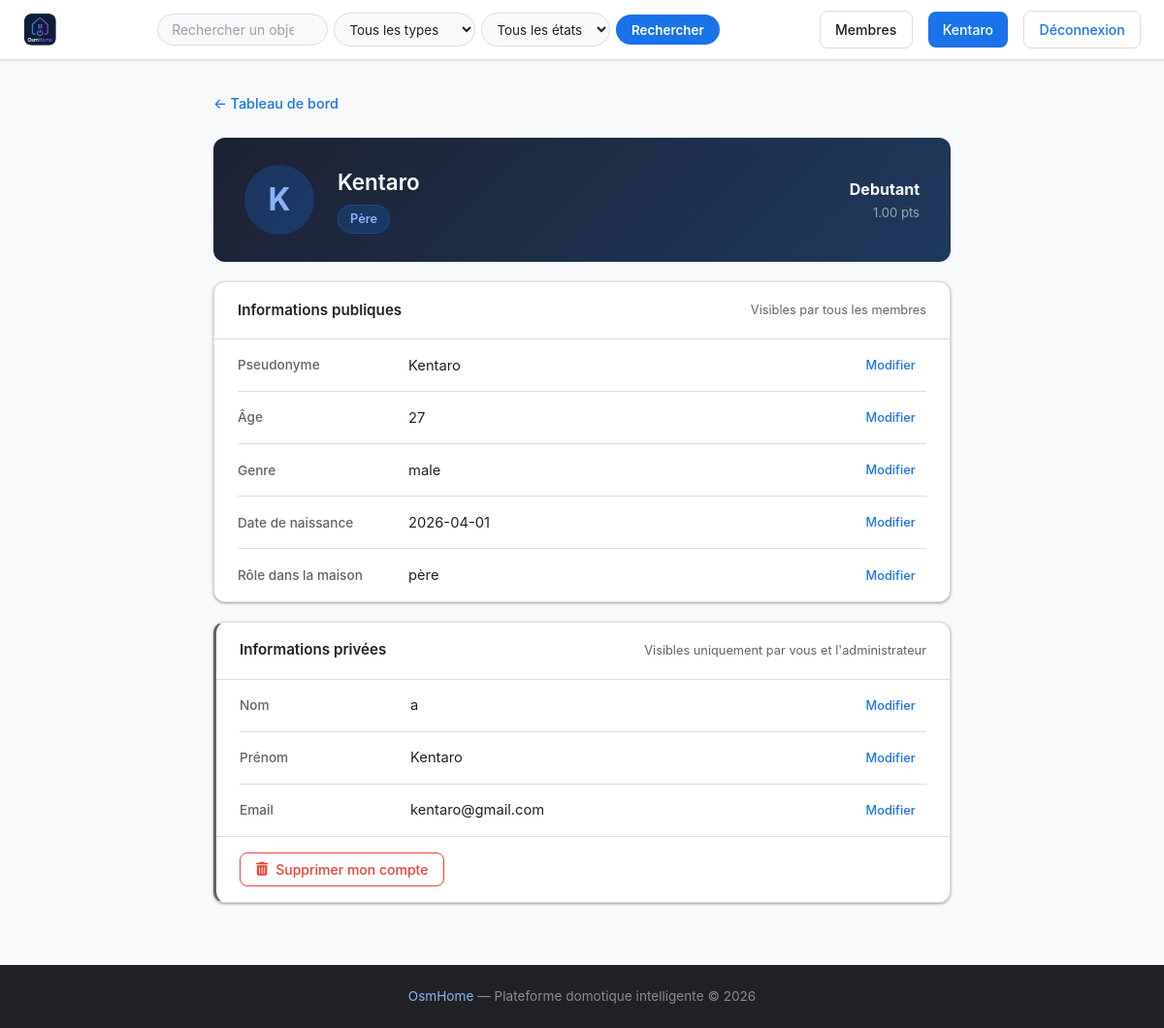
Screenshot of /profile (signed in) with the database file from the repository.
### tables this page shows
CREATE TABLE users (
            id INTEGER PRIMARY KEY AUTOINCREMENT,
            username TEXT UNIQUE NOT NULL,
            password TEXT NOT NULL,
            lastname TEXT,
            firstname TEXT,
            age INTEGER,
            gender TEXT,
            birthdate TEXT,
            member_type TEXT,
            photo TEXT,
            level TEXT DEFAULT 'debutant',
            points REAL DEFAULT 0,
            email TEXT,
            email_verified INTEGER DEFAULT 0,
            role TEXT DEFAULT 'simple'
        );

### main.py (the view)
@app.route('/profile')
def profil():
    if 'username' not in flask.session:
        return flask.redirect('/login')
    user_data = utils.getUser(flask.session['username'])
    return flask.render_template('profile.html', user=flask.session.get('username'), user_data=user_data)

### main.py (called while the page is built)
@app.context_processor
def inject_types():
    try:
        return {'types': utils.getTypes()}
    except:
        return {'types': []}

### utils.py (called while the page is built)
def openDB() -> sqlite3.Connection:
    if 'db' not in flask.g:
        flask.g.db = sqlite3.connect(BASE)
        flask.g.db.row_factory = sqlite3.Row
    return flask.g.db

def closeDB(_ = None):
    db = flask.g.pop("db", None)
    if db is not None:
        db.close()

def getUser(username: str):
    db = openDB()
    return db.execute(
        'SELECT * FROM users WHERE username = ?',
        (username,)
    ).fetchone()

def getTypes() -> list:
    db = openDB()
    rows = db.execute('SELECT DISTINCT type FROM devices ORDER BY type').fetchall()
    return [row['type'] for row in rows]

### templates/profile.html (shortened to what this page needs)
{% extends 'base.html' %}
{% block content %}
<div class="profile-page">
    <div class="profile-back">
        <a href="/dashboard">← Tableau de bord</a>
    </div>
    <div class="profile-layout-main">
        <div class="profile-id-card">
            <div class="profile-avatar-lg">{{ user_data['username'][0] | upper }}</div>
            <div class="profile-id-info">
                <h2 class="profile-username">{{ user_data['username'] }}</h2>
                <span class="profile-role-badge">{{ user_data['member_type'] or '—' }}</span>
            </div>
            <div class="profile-level-badge">
                <span class="level-label">{{ user_data['level'] | capitalize }}</span>
                <span class="level-pts">{{ "%.2f"|format(user_data['points'] or 0) }} pts</span>
            </div>
        </div>
        <div class="profile-section">
            <div class="profile-section-header">
                <h3>Informations publiques</h3>
                <span class="profile-section-hint">Visibles par tous les membres</span>
            </div>
            <div class="profile-fields">
                <div class="profile-field">
                    <span class="profile-field-label">Pseudonyme</span>
                    <span class="profile-field-value" id="username">{{ user_data['username'] }}</span>
                    <button class="btn-field-edit" data-field="username">Modifier</button>
                </div>
                <div class="profile-field">
                    <span class="profile-field-label">Âge</span>
                    <span class="profile-field-value" id="age">{{ user_data['age'] or '—' }}</span>
                    <button class="btn-field-edit" data-field="age">Modifier</button>
                </div>
                <div class="profile-field">
                    <span class="profile-field-label">Genre</span>
                    <span class="profile-field-value" id="gender">{{ user_data['gender'] or '—' }}</span>
                    <button class="btn-field-edit" data-field="gender">Modifier</button>
                </div>
                <div class="profile-field">
                    <span class="profile-field-label">Date de naissance</span>
                    <span class="profile-field-value" id="birthdate">{{ user_data['birthdate'] or '—' }}</span>
                    <button class="btn-field-edit" data-field="birthdate">Modifier</button>
                </div>
                <div class="profile-field">
                    <span class="profile-field-label">Rôle dans la maison</span>
                    <span class="profile-field-value" id="member_type">{{ user_data['member_type'] or '—' }}</span>
                    <button class="btn-field-edit" data-field="member_type">Modifier</button>
                </div>
            </div>
        </div>
        <div class="profile-section profile-section--private">
            <div class="profile-section-header">
                <h3>Informations privées</h3>
                <span class="profile-section-hint">Visibles uniquement par vous et l'administrateur</span>
            </div>
            <div class="profile-fields">
                <div class="profile-field">
                    <span class="profile-field-label">Nom</span>
                    <span class="profile-field-value" id="lastname">{{ user_data['lastname'] or '—' }}</span>
                    <button class="btn-field-edit" data-field="lastname">Modifier</button>
                </div>
                <div class="profile-field">
                    <span class="profile-field-label">Prénom</span>
                    <span class="profile-field-value" id="firstname">{{ user_data['firstname'] or '—' }}</span>
                    <button class="btn-field-edit" data-field="firstname">Modifier</button>
                </div>
                <div class="profile-field">
                    <span class="profile-field-label">Email</span>
                    <span class="profile-field-value" id="email">{{ user_data['email'] or '—' }}</span>
                    <button class="btn-field-edit" data-field="email">Modifier</button>
                </div>
            </div>
            <div class="profile-delete-zone">
                <form action="/profile/delete" method="post"
                      onsubmit="return confirm('Supprimer votre compte ? Cette action est irréversible.')">
                    <button type="submit" class="btn-delete-account">
                        <i class="fa-solid fa-trash-can"></i>
                        Supprimer mon compte
                    </button>
                </form>
            </div>
        </div>
    </div>
</div>
{% endblock %}

### static/css/style.css (style rules this page uses)
:root { --bg: #f8f9fa; --surface: #ffffff; --dark: #202124; --dark-2: #1c2131; --primary: #1a73e8; --primary-hover: #1558c0; --primary-light: #e8f0fe; --accent: #1a73e8; --accent-2: #34a853; --muted: #5f6368; --white: #ffffff; --border: #dadce0; --shadow: 0 1px 2px rgba(60,64,67,.30), 0 1px 3px 1px rgba(60,64,67,.15); --shadow-md: 0 4px 8px rgba(60,64,67,.20), 0 2px 4px rgba(60,64,67,.10); --radius: 8px; --radius-sm: 4px; --radius-lg: 12px; --danger: #ea4335; --cream: #f8f9fa; }
* { margin: 0; padding: 0; box-sizing: border-box; }
html, body { min-height: 100%; }
body { font-family: 'Google Sans', 'Inter', system-ui, -apple-system, BlinkMacSystemFont, 'Segoe UI', Roboto, sans-serif; background: var(--bg); color: var(--dark); line-height: 1.5; }
a { color: inherit; text-decoration: none; }
h1, h2, h3, h4, h5 { color: var(--dark); margin-bottom: 0.5rem; font-weight: 600; }
button, .btn { border: none; cursor: pointer; border-radius: var(--radius); padding: 0.6rem 1rem; font-weight: 500; font-size: 0.9rem; font-family: inherit; transition: background 0.2s, box-shadow 0.2s, transform 0.15s; }
form { width: 100%; }
.profile-page { width: min(760px, 92%); margin: 2rem auto 4rem auto; }
.profile-back { margin-bottom: 1.5rem; }
.profile-back a { color: var(--primary); font-size: 0.9rem; font-weight: 500; }
.profile-layout-main { display: flex; flex-direction: column; gap: 1.25rem; }
.profile-id-card { background: linear-gradient(135deg, #1c2131 0%, #1e3a5f 100%); border-radius: var(--radius-lg); padding: 1.75rem 2rem; display: flex; align-items: center; gap: 1.5rem; flex-wrap: wrap; }
.profile-avatar-lg { width: 72px; height: 72px; border-radius: 50%; background: rgba(26,115,232,0.25); color: #8ab4f8; display: flex; align-items: center; justify-content: center; font-size: 2rem; font-weight: 700; flex-shrink: 0; }
.profile-id-info { flex: 1; }
.profile-username { color: var(--white); font-size: 1.4rem; margin-bottom: 0.4rem; }
.profile-role-badge { display: inline-block; background: rgba(26,115,232,0.22); color: #8ab4f8; border: 1px solid rgba(26,115,232,0.30); border-radius: 999px; padding: 0.25rem 0.75rem; font-size: 0.8rem; font-weight: 600; text-transform: capitalize; }
.profile-level-badge { display: flex; flex-direction: column; align-items: flex-end; gap: 0.2rem; }
.profile-level-badge .level-label { color: var(--white); font-weight: 700; font-size: 1rem; }
.profile-level-badge .level-pts { color: rgba(255,255,255,0.55); font-size: 0.82rem; }
.profile-section { background: var(--surface); border: 1px solid var(--border); border-radius: var(--radius-lg); box-shadow: var(--shadow); overflow: hidden; }
.profile-section--private { border-left: 3px solid var(--muted); }
.profile-delete-zone { padding: 1rem 1.5rem; border-top: 1px solid var(--border); }
.btn-delete-account { background: none; border: 1px solid var(--danger); color: var(--danger); padding: 0.5rem 1rem; border-radius: var(--radius); cursor: pointer; display: inline-flex; align-items: center; gap: 0.5rem; font-size: 0.875rem; font-weight: 500; transition: background 0.15s, color 0.15s; }
.profile-section-header { padding: 1.1rem 1.5rem; border-bottom: 1px solid var(--border); display: flex; justify-content: space-between; align-items: center; gap: 1rem; flex-wrap: wrap; }
.profile-section-header h3 { font-size: 0.95rem; font-weight: 600; color: var(--dark); margin: 0; }
.profile-section-hint { font-size: 0.8rem; color: var(--muted); }
.profile-fields { padding: 0 1.5rem; }
.profile-field { display: flex; align-items: center; gap: 1rem; padding: 0.85rem 0; border-bottom: 1px solid var(--border); }
.profile-field:last-child { border-bottom: none; }
.profile-field-label { width: 160px; flex-shrink: 0; font-size: 0.85rem; font-weight: 500; color: var(--muted); }
.profile-field-value { flex: 1; font-size: 0.92rem; color: var(--dark); }
.btn-field-edit { background: transparent; color: var(--primary); border: 1px solid transparent; border-radius: var(--radius-sm); padding: 0.28rem 0.65rem; font-size: 0.8rem; font-weight: 500; cursor: pointer; white-space: nowrap; transition: background 0.15s, border-color 0.15s; width: auto; }

### rows the page displays
users: username "K", username "Kentaro", member_type "Père", level "Debutant", points "1.00", age "27", gender "male", birthdate "2026-04-01", member_type "père", lastname "a", firstname "Kentaro", email "kentaro@gmail.com"

### other values shown
{{ user }} "Kentaro"
